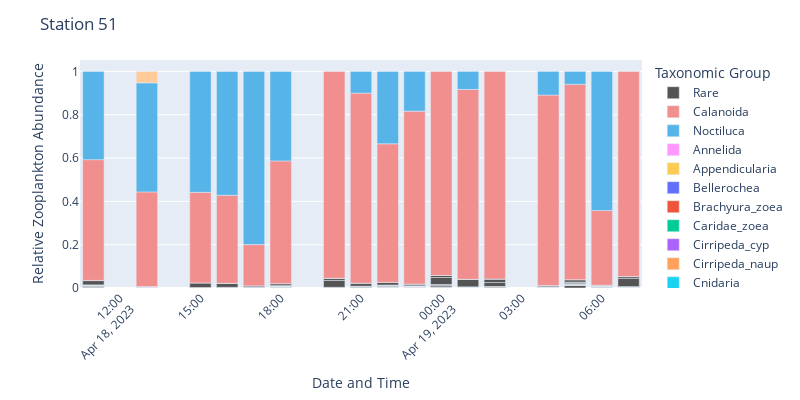
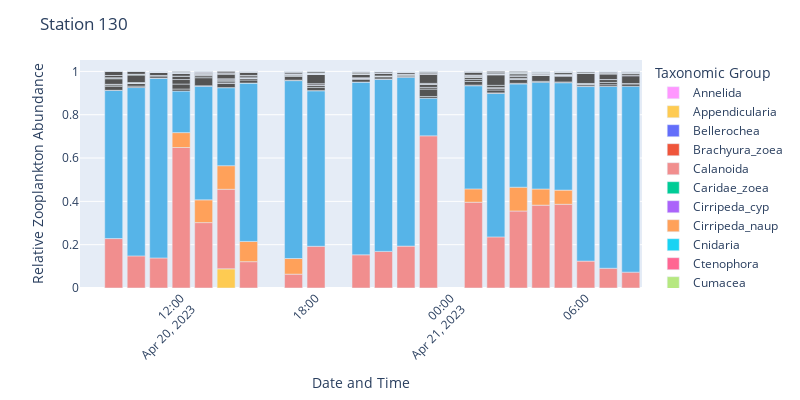

The code cell stored with these charts, in order, in its notebook:
### Code cell
stations = ['51', '130']

for station in stations:
    grouped_df = zooplankton_long[zooplankton_long['StationPrefix'] == station][['StartDate', 'ZooScan_group', 'count']]
    grouped_df['datetime'] = grouped_df['StartDate'].dt.date.astype(str) + ' ' + grouped_df['StartDate'].dt.hour.astype(str) + ':00'
    grouped_df['datetime'] = pd.to_datetime(grouped_df['datetime'], format='%Y-%m-%d %H:%M')

    grouped_df = grouped_df.groupby(['datetime', 'ZooScan_group']).agg({'count':'sum'}).reset_index()
    grouped_df["rel_occurrence"] = grouped_df.groupby(['datetime'])['count'].transform(lambda x: x / x.sum())
   
   # Combine low-abundant groups into a single 'Rare' category
    threshold = 0.05
    grouped_df.loc[grouped_df['rel_occurrence'] <= threshold, 'ZooScan_group'] = 'Rare'

    fig = px.bar(grouped_df, 
                x="datetime", 
                y="rel_occurrence",
                
                color='ZooScan_group',
                color_discrete_map={
                    "Rare": "#545454",
                    "Noctiluca": "#56B4E8",
                    "Calanoida": "#F18E8E",
                    "Echinodermata": "#009A83",
                    "Harpacticoida": "#F0E442",
                    "Mollusca": "#FF6600",
                    "Pisces_egg": "#FFCC99",
                    "Pisces_larvae": "#6600CC",
                }
            )

    fig.update_layout(
        width=800,
        height=400,
        xaxis_title='Date and Time',
        yaxis_title='Relative Zooplankton Abundance',
        xaxis_tickangle=-45,
        legend_title='Taxonomic Group',
        title_text='Station {}'.format(station),
    )

    fig.show()

    # Save figure as svg
    fig.write_image("../figures/zooplankton/zooscan_relative_occurrence_{}.svg".format(station), scale=1)
    fig.write_image("../figures/zooplankton/zooscan_relative_occurrence_{}.png".format(station), scale=1)

### Figure 1 — Plotly figure (JSON) as saved in the notebook; plotly's stock layout.template omitted (floating-point values rounded to 4 significant figures; data arrays with more than 128 entries replaced by an {"elided": "..."} marker saying what was removed)
{"data": [{"alignmentgroup": "True", "hovertemplate": "ZooScan_group=Rare<br>datetime=%{x}<br>rel_occurrence=%{y}<extra></extra>", "legendgroup": "Rare", "marker": {"color": "#545454", "pattern": {"shape": ""}}, "name": "Rare", "offsetgroup": "Rare", "orientation": "v", "showlegend": true, "textposition": "auto", "type": "bar", "x": {"elided": "258 str values"}, "xaxis": "x", "y": {"elided": "258 float values"}, "yaxis": "y"}, {"alignmentgroup": "True", "hovertemplate": "ZooScan_group=Calanoida<br>datetime=%{x}<br>rel_occurrence=%{y}<extra></extra>", "legendgroup": "Calanoida", "marker": {"color": "#F18E8E", "pattern": {"shape": ""}}, "name": "Calanoida", "offsetgroup": "Calanoida", "orientation": "v", "showlegend": true, "textposition": "auto", "type": "bar", "x": ["2023-04-18T11:00:00", "2023-04-18T12:00:00", "2023-04-18T13:00:00", "2023-04-18T14:00:00", "2023-04-18T15:00:00", "2023-04-18T16:00:00", "2023-04-18T17:00:00", "2023-04-18T18:00:00", "2023-04-18T19:00:00", "2023-04-18T20:00:00", "2023-04-18T21:00:00", "2023-04-18T22:00:00", "2023-04-18T23:00:00", "2023-04-19T00:00:00", "2023-04-19T01:00:00", "2023-04-19T02:00:00", "2023-04-19T04:00:00", "2023-04-19T05:00:00", "2023-04-19T06:00:00", "2023-04-19T07:00:00"], "xaxis": "x", "y": [0.5575, null, 0.4372, null, 0.4181, 0.4068, 0.1906, 0.5669, null, 0.9551, 0.8777, 0.6398, 0.7984, 0.9423, 0.8767, 0.9587, 0.8793, 0.902, 0.3451, 0.9471], "yaxis": "y"}, {"alignmentgroup": "True", "hovertemplate": "ZooScan_group=Noctiluca<br>datetime=%{x}<br>rel_occurrence=%{y}<extra></extra>", "legendgroup": "Noctiluca", "marker": {"color": "#56B4E8", "pattern": {"shape": ""}}, "name": "Noctiluca", "offsetgroup": "Noctiluca", "orientation": "v", "showlegend": true, "textposition": "auto", "type": "bar", "x": ["2023-04-18T11:00:00", "2023-04-18T12:00:00", "2023-04-18T13:00:00", "2023-04-18T14:00:00", "2023-04-18T15:00:00", "2023-04-18T16:00:00", "2023-04-18T17:00:00", "2023-04-18T18:00:00", "2023-04-18T19:00:00", "2023-04-18T21:00:00", "2023-04-18T22:00:00", "2023-04-18T23:00:00", "2023-04-19T01:00:00", "2023-04-19T04:00:00", "2023-04-19T05:00:00", "2023-04-19T06:00:00"], "xaxis": "x", "y": [0.4075, null, 0.5035, null, 0.5583, 0.5717, 0.7996, 0.4131, null, 0.1002, 0.3342, 0.1836, 0.08315, 0.1092, 0.0596, 0.6423], "yaxis": "y"}, {"alignmentgroup": "True", "hovertemplate": "ZooScan_group=Annelida<br>datetime=%{x}<br>rel_occurrence=%{y}<extra></extra>", "legendgroup": "Annelida", "marker": {"color": "#FF97FF", "pattern": {"shape": ""}}, "name": "Annelida", "offsetgroup": "Annelida", "orientation": "v", "showlegend": true, "textposition": "auto", "type": "bar", "x": ["2023-04-18T12:00:00", "2023-04-18T14:00:00", "2023-04-18T19:00:00"], "xaxis": "x", "y": [null, null, null], "yaxis": "y"}, {"alignmentgroup": "True", "hovertemplate": "ZooScan_group=Appendicularia<br>datetime=%{x}<br>rel_occurrence=%{y}<extra></extra>", "legendgroup": "Appendicularia", "marker": {"color": "#FECB52", "pattern": {"shape": ""}}, "name": "Appendicularia", "offsetgroup": "Appendicularia", "orientation": "v", "showlegend": true, "textposition": "auto", "type": "bar", "x": ["2023-04-18T12:00:00", "2023-04-18T14:00:00", "2023-04-18T19:00:00"], "xaxis": "x", "y": [null, null, null], "yaxis": "y"}, {"alignmentgroup": "True", "hovertemplate": "ZooScan_group=Bellerochea<br>datetime=%{x}<br>rel_occurrence=%{y}<extra></extra>", "legendgroup": "Bellerochea", "marker": {"color": "#636efa", "pattern": {"shape": ""}}, "name": "Bellerochea", "offsetgroup": "Bellerochea", "orientation": "v", "showlegend": true, "textposition": "auto", "type": "bar", "x": ["2023-04-18T12:00:00", "2023-04-18T14:00:00", "2023-04-18T19:00:00"], "xaxis": "x", "y": [null, null, null], "yaxis": "y"}, {"alignmentgroup": "True", "hovertemplate": "ZooScan_group=Brachyura_zoea<br>datetime=%{x}<br>rel_occurrence=%{y}<extra></extra>", "legendgroup": "Brachyura_zoea", "marker": {"color": "#EF553B", "pattern": {"shape": ""}}, "name": "Brachyura_zoea", "offsetgroup": "Brachyura_zoea", "orientation": "v", "showlegend": true, "textposition": "auto", "type": "bar", "x": ["2023-04-18T12:00:00", "2023-04-18T14:00:00", "2023-04-18T19:00:00"], "xaxis": "x", "y": [null, null, null], "yaxis": "y"}, {"alignmentgroup": "True", "hovertemplate": "ZooScan_group=Caridae_zoea<br>datetime=%{x}<br>rel_occurrence=%{y}<extra></extra>", "legendgroup": "Caridae_zoea", "marker": {"color": "#00cc96", "pattern": {"shape": ""}}, "name": "Caridae_zoea", "offsetgroup": "Caridae_zoea", "orientation": "v", "showlegend": true, "textposition": "auto", "type": "bar", "x": ["2023-04-18T12:00:00", "2023-04-18T14:00:00", "2023-04-18T19:00:00"], "xaxis": "x", "y": [null, null, null], "yaxis": "y"}, {"alignmentgroup": "True", "hovertemplate": "ZooScan_group=Cirripeda_cyp<br>datetime=%{x}<br>rel_occurrence=%{y}<extra></extra>", "legendgroup": "Cirripeda_cyp", "marker": {"color": "#ab63fa", "pattern": {"shape": ""}}, "name": "Cirripeda_cyp", "offsetgroup": "Cirripeda_cyp", "orientation": "v", "showlegend": true, "textposition": "auto", "type": "bar", "x": ["2023-04-18T12:00:00", "2023-04-18T14:00:00", "2023-04-18T19:00:00"], "xaxis": "x", "y": [null, null, null], "yaxis": "y"}, {"alignmentgroup": "True", "hovertemplate": "ZooScan_group=Cirripeda_naup<br>datetime=%{x}<br>rel_occurrence=%{y}<extra></extra>", "legendgroup": "Cirripeda_naup", "marker": {"color": "#FFA15A", "pattern": {"shape": ""}}, "name": "Cirripeda_naup", "offsetgroup": "Cirripeda_naup", "orientation": "v", "showlegend": true, "textposition": "auto", "type": "bar", "x": ["2023-04-18T12:00:00", "2023-04-18T14:00:00", "2023-04-18T19:00:00"], "xaxis": "x", "y": [null, null, null], "yaxis": "y"}, {"alignmentgroup": "True", "hovertemplate": "ZooScan_group=Cnidaria<br>datetime=%{x}<br>rel_occurrence=%{y}<extra></extra>", "legendgroup": "Cnidaria", "marker": {"color": "#19d3f3", "pattern": {"shape": ""}}, "name": "Cnidaria", "offsetgroup": "Cnidaria", "orientation": "v", "showlegend": true, "textposition": "auto", "type": "bar", "x": ["2023-04-18T12:00:00", "2023-04-18T14:00:00", "2023-04-18T19:00:00"], "xaxis": "x", "y": [null, null, null], "yaxis": "y"}, {"alignmentgroup": "True", "hovertemplate": "ZooScan_group=Ctenophora<br>datetime=%{x}<br>rel_occurrence=%{y}<extra></extra>", "legendgroup": "Ctenophora", "marker": {"color": "#FF6692", "pattern": {"shape": ""}}, "name": "Ctenophora", "offsetgroup": "Ctenophora", "orientation": "v", "showlegend": true, "textposition": "auto", "type": "bar", "x": ["2023-04-18T12:00:00", "2023-04-18T14:00:00", "2023-04-18T19:00:00"], "xaxis": "x", "y": [null, null, null], "yaxis": "y"}, {"alignmentgroup": "True", "hovertemplate": "ZooScan_group=Cumacea<br>datetime=%{x}<br>rel_occurrence=%{y}<extra></extra>", "legendgroup": "Cumacea", "marker": {"color": "#B6E880", "pattern": {"shape": ""}}, "name": "Cumacea", "offsetgroup": "Cumacea", "orientation": "v", "showlegend": true, "textposition": "auto", "type": "bar", "x": ["2023-04-18T12:00:00", "2023-04-18T14:00:00", "2023-04-18T19:00:00"], "xaxis": "x", "y": [null, null, null], "yaxis": "y"}, {"alignmentgroup": "True", "hovertemplate": "ZooScan_group=Echinodermata<br>datetime=%{x}<br>rel_occurrence=%{y}<extra></extra>", "legendgroup": "Echinodermata", "marker": {"color": "#009A83", "pattern": {"shape": ""}}, "name": "Echinodermata", "offsetgroup": "Echinodermata", "orientation": "v", "showlegend": true, "textposition": "auto", "type": "bar", "x": ["2023-04-18T12:00:00", "2023-04-18T14:00:00", "2023-04-18T19:00:00"], "xaxis": "x", "y": [null, null, null], "yaxis": "y"}, {"alignmentgroup": "True", "hovertemplate": "ZooScan_group=Harpacticoida<br>datetime=%{x}<br>rel_occurrence=%{y}<extra></extra>", "legendgroup": "Harpacticoida", "marker": {"color": "#F0E442", "pattern": {"shape": ""}}, "name": "Harpacticoida", "offsetgroup": "Harpacticoida", "orientation": "v", "showlegend": true, "textposition": "auto", "type": "bar", "x": ["2023-04-18T12:00:00", "2023-04-18T14:00:00", "2023-04-18T19:00:00"], "xaxis": "x", "y": [null, null, null], "yaxis": "y"}, {"alignmentgroup": "True", "hovertemplate": "ZooScan_group=Mollusca<br>datetime=%{x}<br>rel_occurrence=%{y}<extra></extra>", "legendgroup": "Mollusca", "marker": {"color": "#FF6600", "pattern": {"shape": ""}}, "name": "Mollusca", "offsetgroup": "Mollusca", "orientation": "v", "showlegend": true, "textposition": "auto", "type": "bar", "x": ["2023-04-18T12:00:00", "2023-04-18T14:00:00", "2023-04-18T19:00:00"], "xaxis": "x", "y": [null, null, null], "yaxis": "y"}, {"alignmentgroup": "True", "hovertemplate": "ZooScan_group=Pisces_egg<br>datetime=%{x}<br>rel_occurrence=%{y}<extra></extra>", "legendgroup": "Pisces_egg", "marker": {"color": "#FFCC99", "pattern": {"shape": ""}}, "name": "Pisces_egg", "offsetgroup": "Pisces_egg", "orientation": "v", "showlegend": true, "textposition": "auto", "type": "bar", "x": ["2023-04-18T12:00:00", "2023-04-18T13:00:00", "2023-04-18T14:00:00", "2023-04-18T19:00:00"], "xaxis": "x", "y": [null, 0.05281, null, null], "yaxis": "y"}, {"alignmentgroup": "True", "hovertemplate": "ZooScan_group=Pisces_larvae<br>datetime=%{x}<br>rel_occurrence=%{y}<extra></extra>", "legendgroup": "Pisces_larvae", "marker": {"color": "#6600CC", "pattern": {"shape": ""}}, "name": "Pisces_larvae", "offsetgroup": "Pisces_larvae", "orientation": "v", "showlegend": true, "textposition": "auto", "type": "bar", "x": ["2023-04-18T12:00:00", "2023-04-18T14:00:00", "2023-04-18T19:00:00"], "xaxis": "x", "y": [null, null, null], "yaxis": "y"}], "layout": {"barmode": "relative", "height": 400, "legend": {"title": {"text": "Taxonomic Group"}, "tracegroupgap": 0}, "margin": {"t": 60}, "title": {"text": "Station 51"}, "width": 800, "xaxis": {"anchor": "y", "domain": [0, 1], "tickangle": -45, "title": {"text": "Date and Time"}}, "yaxis": {"anchor": "x", "domain": [0, 1], "title": {"text": "Relative Zooplankton Abundance"}}}}

### Figure 2 — Plotly figure (JSON) as saved in the notebook; plotly's stock layout.template omitted (floating-point values rounded to 4 significant figures; data arrays with more than 128 entries replaced by an {"elided": "..."} marker saying what was removed)
{"data": [{"alignmentgroup": "True", "hovertemplate": "ZooScan_group=Annelida<br>datetime=%{x}<br>rel_occurrence=%{y}<extra></extra>", "legendgroup": "Annelida", "marker": {"color": "#FF97FF", "pattern": {"shape": ""}}, "name": "Annelida", "offsetgroup": "Annelida", "orientation": "v", "showlegend": true, "textposition": "auto", "type": "bar", "x": ["2023-04-20T08:00:00"], "xaxis": "x", "y": [null], "yaxis": "y"}, {"alignmentgroup": "True", "hovertemplate": "ZooScan_group=Appendicularia<br>datetime=%{x}<br>rel_occurrence=%{y}<extra></extra>", "legendgroup": "Appendicularia", "marker": {"color": "#FECB52", "pattern": {"shape": ""}}, "name": "Appendicularia", "offsetgroup": "Appendicularia", "orientation": "v", "showlegend": true, "textposition": "auto", "type": "bar", "x": ["2023-04-20T08:00:00", "2023-04-20T14:00:00"], "xaxis": "x", "y": [null, 0.08844], "yaxis": "y"}, {"alignmentgroup": "True", "hovertemplate": "ZooScan_group=Bellerochea<br>datetime=%{x}<br>rel_occurrence=%{y}<extra></extra>", "legendgroup": "Bellerochea", "marker": {"color": "#636efa", "pattern": {"shape": ""}}, "name": "Bellerochea", "offsetgroup": "Bellerochea", "orientation": "v", "showlegend": true, "textposition": "auto", "type": "bar", "x": ["2023-04-20T08:00:00"], "xaxis": "x", "y": [null], "yaxis": "y"}, {"alignmentgroup": "True", "hovertemplate": "ZooScan_group=Brachyura_zoea<br>datetime=%{x}<br>rel_occurrence=%{y}<extra></extra>", "legendgroup": "Brachyura_zoea", "marker": {"color": "#EF553B", "pattern": {"shape": ""}}, "name": "Brachyura_zoea", "offsetgroup": "Brachyura_zoea", "orientation": "v", "showlegend": true, "textposition": "auto", "type": "bar", "x": ["2023-04-20T08:00:00"], "xaxis": "x", "y": [null], "yaxis": "y"}, {"alignmentgroup": "True", "hovertemplate": "ZooScan_group=Calanoida<br>datetime=%{x}<br>rel_occurrence=%{y}<extra></extra>", "legendgroup": "Calanoida", "marker": {"color": "#F18E8E", "pattern": {"shape": ""}}, "name": "Calanoida", "offsetgroup": "Calanoida", "orientation": "v", "showlegend": true, "textposition": "auto", "type": "bar", "x": ["2023-04-20T08:00:00", "2023-04-20T09:00:00", "2023-04-20T10:00:00", "2023-04-20T11:00:00", "2023-04-20T12:00:00", "2023-04-20T13:00:00", "2023-04-20T14:00:00", "2023-04-20T15:00:00", "2023-04-20T17:00:00", "2023-04-20T18:00:00", "2023-04-20T20:00:00", "2023-04-20T21:00:00", "2023-04-20T22:00:00", "2023-04-20T23:00:00", "2023-04-21T01:00:00", "2023-04-21T02:00:00", "2023-04-21T03:00:00", "2023-04-21T04:00:00", "2023-04-21T05:00:00", "2023-04-21T06:00:00", "2023-04-21T07:00:00", "2023-04-21T08:00:00"], "xaxis": "x", "y": [null, 0.2282, 0.1482, 0.1388, 0.6486, 0.3019, 0.3673, 0.1215, 0.06383, 0.1926, 0.1532, 0.169, 0.1933, 0.7026, 0.396, 0.2359, 0.3555, 0.3825, 0.3865, 0.1243, 0.09115, 0.07312], "yaxis": "y"}, {"alignmentgroup": "True", "hovertemplate": "ZooScan_group=Caridae_zoea<br>datetime=%{x}<br>rel_occurrence=%{y}<extra></extra>", "legendgroup": "Caridae_zoea", "marker": {"color": "#00cc96", "pattern": {"shape": ""}}, "name": "Caridae_zoea", "offsetgroup": "Caridae_zoea", "orientation": "v", "showlegend": true, "textposition": "auto", "type": "bar", "x": ["2023-04-20T08:00:00"], "xaxis": "x", "y": [null], "yaxis": "y"}, {"alignmentgroup": "True", "hovertemplate": "ZooScan_group=Cirripeda_cyp<br>datetime=%{x}<br>rel_occurrence=%{y}<extra></extra>", "legendgroup": "Cirripeda_cyp", "marker": {"color": "#ab63fa", "pattern": {"shape": ""}}, "name": "Cirripeda_cyp", "offsetgroup": "Cirripeda_cyp", "orientation": "v", "showlegend": true, "textposition": "auto", "type": "bar", "x": ["2023-04-20T08:00:00"], "xaxis": "x", "y": [null], "yaxis": "y"}, {"alignmentgroup": "True", "hovertemplate": "ZooScan_group=Cirripeda_naup<br>datetime=%{x}<br>rel_occurrence=%{y}<extra></extra>", "legendgroup": "Cirripeda_naup", "marker": {"color": "#FFA15A", "pattern": {"shape": ""}}, "name": "Cirripeda_naup", "offsetgroup": "Cirripeda_naup", "orientation": "v", "showlegend": true, "textposition": "auto", "type": "bar", "x": ["2023-04-20T08:00:00", "2023-04-20T12:00:00", "2023-04-20T13:00:00", "2023-04-20T14:00:00", "2023-04-20T15:00:00", "2023-04-20T17:00:00", "2023-04-21T01:00:00", "2023-04-21T03:00:00", "2023-04-21T04:00:00", "2023-04-21T05:00:00"], "xaxis": "x", "y": [null, 0.06882, 0.105, 0.1088, 0.09346, 0.07234, 0.06163, 0.1098, 0.0745, 0.06546], "yaxis": "y"}, {"alignmentgroup": "True", "hovertemplate": "ZooScan_group=Cnidaria<br>datetime=%{x}<br>rel_occurrence=%{y}<extra></extra>", "legendgroup": "Cnidaria", "marker": {"color": "#19d3f3", "pattern": {"shape": ""}}, "name": "Cnidaria", "offsetgroup": "Cnidaria", "orientation": "v", "showlegend": true, "textposition": "auto", "type": "bar", "x": ["2023-04-20T08:00:00"], "xaxis": "x", "y": [null], "yaxis": "y"}, {"alignmentgroup": "True", "hovertemplate": "ZooScan_group=Ctenophora<br>datetime=%{x}<br>rel_occurrence=%{y}<extra></extra>", "legendgroup": "Ctenophora", "marker": {"color": "#FF6692", "pattern": {"shape": ""}}, "name": "Ctenophora", "offsetgroup": "Ctenophora", "orientation": "v", "showlegend": true, "textposition": "auto", "type": "bar", "x": ["2023-04-20T08:00:00"], "xaxis": "x", "y": [null], "yaxis": "y"}, {"alignmentgroup": "True", "hovertemplate": "ZooScan_group=Cumacea<br>datetime=%{x}<br>rel_occurrence=%{y}<extra></extra>", "legendgroup": "Cumacea", "marker": {"color": "#B6E880", "pattern": {"shape": ""}}, "name": "Cumacea", "offsetgroup": "Cumacea", "orientation": "v", "showlegend": true, "textposition": "auto", "type": "bar", "x": ["2023-04-20T08:00:00"], "xaxis": "x", "y": [null], "yaxis": "y"}, {"alignmentgroup": "True", "hovertemplate": "ZooScan_group=Echinodermata<br>datetime=%{x}<br>rel_occurrence=%{y}<extra></extra>", "legendgroup": "Echinodermata", "marker": {"color": "#009A83", "pattern": {"shape": ""}}, "name": "Echinodermata", "offsetgroup": "Echinodermata", "orientation": "v", "showlegend": true, "textposition": "auto", "type": "bar", "x": ["2023-04-20T08:00:00"], "xaxis": "x", "y": [null], "yaxis": "y"}, {"alignmentgroup": "True", "hovertemplate": "ZooScan_group=Harpacticoida<br>datetime=%{x}<br>rel_occurrence=%{y}<extra></extra>", "legendgroup": "Harpacticoida", "marker": {"color": "#F0E442", "pattern": {"shape": ""}}, "name": "Harpacticoida", "offsetgroup": "Harpacticoida", "orientation": "v", "showlegend": true, "textposition": "auto", "type": "bar", "x": ["2023-04-20T08:00:00"], "xaxis": "x", "y": [null], "yaxis": "y"}, {"alignmentgroup": "True", "hovertemplate": "ZooScan_group=Mollusca<br>datetime=%{x}<br>rel_occurrence=%{y}<extra></extra>", "legendgroup": "Mollusca", "marker": {"color": "#FF6600", "pattern": {"shape": ""}}, "name": "Mollusca", "offsetgroup": "Mollusca", "orientation": "v", "showlegend": true, "textposition": "auto", "type": "bar", "x": ["2023-04-20T08:00:00"], "xaxis": "x", "y": [null], "yaxis": "y"}, {"alignmentgroup": "True", "hovertemplate": "ZooScan_group=Noctiluca<br>datetime=%{x}<br>rel_occurrence=%{y}<extra></extra>", "legendgroup": "Noctiluca", "marker": {"color": "#56B4E8", "pattern": {"shape": ""}}, "name": "Noctiluca", "offsetgroup": "Noctiluca", "orientation": "v", "showlegend": true, "textposition": "auto", "type": "bar", "x": ["2023-04-20T08:00:00", "2023-04-20T09:00:00", "2023-04-20T10:00:00", "2023-04-20T11:00:00", "2023-04-20T12:00:00", "2023-04-20T13:00:00", "2023-04-20T14:00:00", "2023-04-20T15:00:00", "2023-04-20T17:00:00", "2023-04-20T18:00:00", "2023-04-20T20:00:00", "2023-04-20T21:00:00", "2023-04-20T22:00:00", "2023-04-20T23:00:00", "2023-04-21T01:00:00", "2023-04-21T02:00:00", "2023-04-21T03:00:00", "2023-04-21T04:00:00", "2023-04-21T05:00:00", "2023-04-21T06:00:00", "2023-04-21T07:00:00", "2023-04-21T08:00:00"], "xaxis": "x", "y": [null, 0.6846, 0.7773, 0.8294, 0.1919, 0.5249, 0.3605, 0.7313, 0.8213, 0.7184, 0.7975, 0.7947, 0.7793, 0.1737, 0.4761, 0.6622, 0.4769, 0.4928, 0.4958, 0.8057, 0.8391, 0.8581], "yaxis": "y"}, {"alignmentgroup": "True", "hovertemplate": "ZooScan_group=Pisces_egg<br>datetime=%{x}<br>rel_occurrence=%{y}<extra></extra>", "legendgroup": "Pisces_egg", "marker": {"color": "#FFCC99", "pattern": {"shape": ""}}, "name": "Pisces_egg", "offsetgroup": "Pisces_egg", "orientation": "v", "showlegend": true, "textposition": "auto", "type": "bar", "x": ["2023-04-20T08:00:00"], "xaxis": "x", "y": [null], "yaxis": "y"}, {"alignmentgroup": "True", "hovertemplate": "ZooScan_group=Pisces_larvae<br>datetime=%{x}<br>rel_occurrence=%{y}<extra></extra>", "legendgroup": "Pisces_larvae", "marker": {"color": "#6600CC", "pattern": {"shape": ""}}, "name": "Pisces_larvae", "offsetgroup": "Pisces_larvae", "orientation": "v", "showlegend": true, "textposition": "auto", "type": "bar", "x": ["2023-04-20T08:00:00"], "xaxis": "x", "y": [null], "yaxis": "y"}, {"alignmentgroup": "True", "hovertemplate": "ZooScan_group=Rare<br>datetime=%{x}<br>rel_occurrence=%{y}<extra></extra>", "legendgroup": "Rare", "marker": {"color": "#545454", "pattern": {"shape": ""}}, "name": "Rare", "offsetgroup": "Rare", "orientation": "v", "showlegend": true, "textposition": "auto", "type": "bar", "x": {"elided": "305 str values"}, "xaxis": "x", "y": {"elided": "305 float values"}, "yaxis": "y"}], "layout": {"barmode": "relative", "height": 400, "legend": {"title": {"text": "Taxonomic Group"}, "tracegroupgap": 0}, "margin": {"t": 60}, "title": {"text": "Station 130"}, "width": 800, "xaxis": {"anchor": "y", "domain": [0, 1], "tickangle": -45, "title": {"text": "Date and Time"}}, "yaxis": {"anchor": "x", "domain": [0, 1], "title": {"text": "Relative Zooplankton Abundance"}}}}
